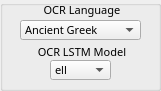
   <widget class="QGroupBox" name="OCRgroupBox">
    <property name="geometry">
     <rect>
      <x>590</x>
      <y>470</y>
      <width>161</width>
      <height>91</height>
     </rect>
    </property>
    <property name="toolTip">
     <string>OCR  Language Group</string>
    </property>
    <property name="title">
     <string/>
    </property>
    <widget class="QComboBox" name="OCRlangComboBox">
     <property name="geometry">
      <rect>
       <x>20</x>
       <y>20</y>
       <width>121</width>
       <height>20</height>
      </rect>
     </property>
     <property name="font">
      <font>
       <family>FROMVS</family>
       <pointsize>8</pointsize>
       <weight>50</weight>
       <italic>false</italic>
       <bold>false</bold>
      </font>
     </property>
     <property name="toolTip">
      <string>Select OCR language</string>
     </property>
     <property name="locale">
      <locale language="English" country="UnitedStates"/>
     </property>
     <property name="editable">
      <bool>false</bool>
     </property>
     <item>
      <property name="text">
       <string>Ancient Greek</string>
      </property>
     </item>
     <item>
      <property name="text">
       <string>Middle Greek</string>
      </property>
     </item>
     <item>
      <property name="text">
       <string>Modern Greek</string>
      </property>
     </item>
     <item>
      <property name="text">
       <string>Hebrew</string>
      </property>
     </item>
     <item>
      <property name="text">
       <string>Latin</string>
      </property>
     </item>
    </widget>
    <widget class="QLabel" name="OCRlanglabel">
     <property name="geometry">
      <rect>
       <x>40</x>
       <y>0</y>
       <width>81</width>
       <height>20</height>
      </rect>
     </property>
     <property name="font">
      <font>
       <family>FROMVS</family>
       <pointsize>8</pointsize>
       <weight>50</weight>
       <italic>false</italic>
       <bold>false</bold>
      </font>
     </property>
     <property name="toolTip">
      <string>OCR Language Group</string>
     </property>
     <property name="text">
      <string> OCR Language</string>
     </property>
     <property name="alignment">
      <set>Qt::AlignCenter</set>
     </property>
    </widget>
    <widget class="QLabel" name="OCRModellabel">
     <property name="geometry">
      <rect>
       <x>30</x>
       <y>40</y>
       <width>101</width>
       <height>20</height>
      </rect>
     </property>
     <property name="font">
      <font>
       <family>FROMVS</family>
       <pointsize>8</pointsize>
       <weight>50</weight>
       <italic>false</italic>
       <bold>false</bold>
      </font>
     </property>
     <property name="toolTip">
      <string>Select OCR LSTM model</string>
     </property>
     <property name="text">
      <string> OCR LSTM Model</string>
     </property>
     <property name="alignment">
      <set>Qt::AlignBottom|Qt::AlignHCenter</set>
     </property>
    </widget>
    <widget class="QComboBox" name="OCRModelComboBox">
     <property name="geometry">
      <rect>
       <x>50</x>
       <y>60</y>
       <width>61</width>
       <height>20</height>
      </rect>
     </property>
     <property name="font">
      <font>
       <family>FROMVS</family>
       <pointsize>8</pointsize>
       <weight>50</weight>
       <italic>false</italic>
       <bold>false</bold>
      </font>
     </property>
     <property name="toolTip">
      <string>Select OCR language model</string>
     </property>
     <property name="locale">
      <locale language="English" country="UnitedStates"/>
     </property>
     <property name="editable">
      <bool>false</bool>
     </property>
     <item>
      <property name="text">
       <string>ell</string>
      </property>
     </item>
     <item>
      <property name="text">
       <string>grc</string>
      </property>
     </item>
     <item>
      <property name="text">
       <string>feg</string>
      </property>
     </item>
     <item>
      <property name="text">
       <string>heb</string>
      </property>
     </item>
     <item>
      <property name="text">
       <string>feh</string>
      </property>
     </item>
     <item>
      <property name="text">
       <string>lat</string>
      </property>
     </item>
     <item>
      <property name="text">
       <string>fel</string>
      </property>
     </item>
    </widget>
   </widget>
